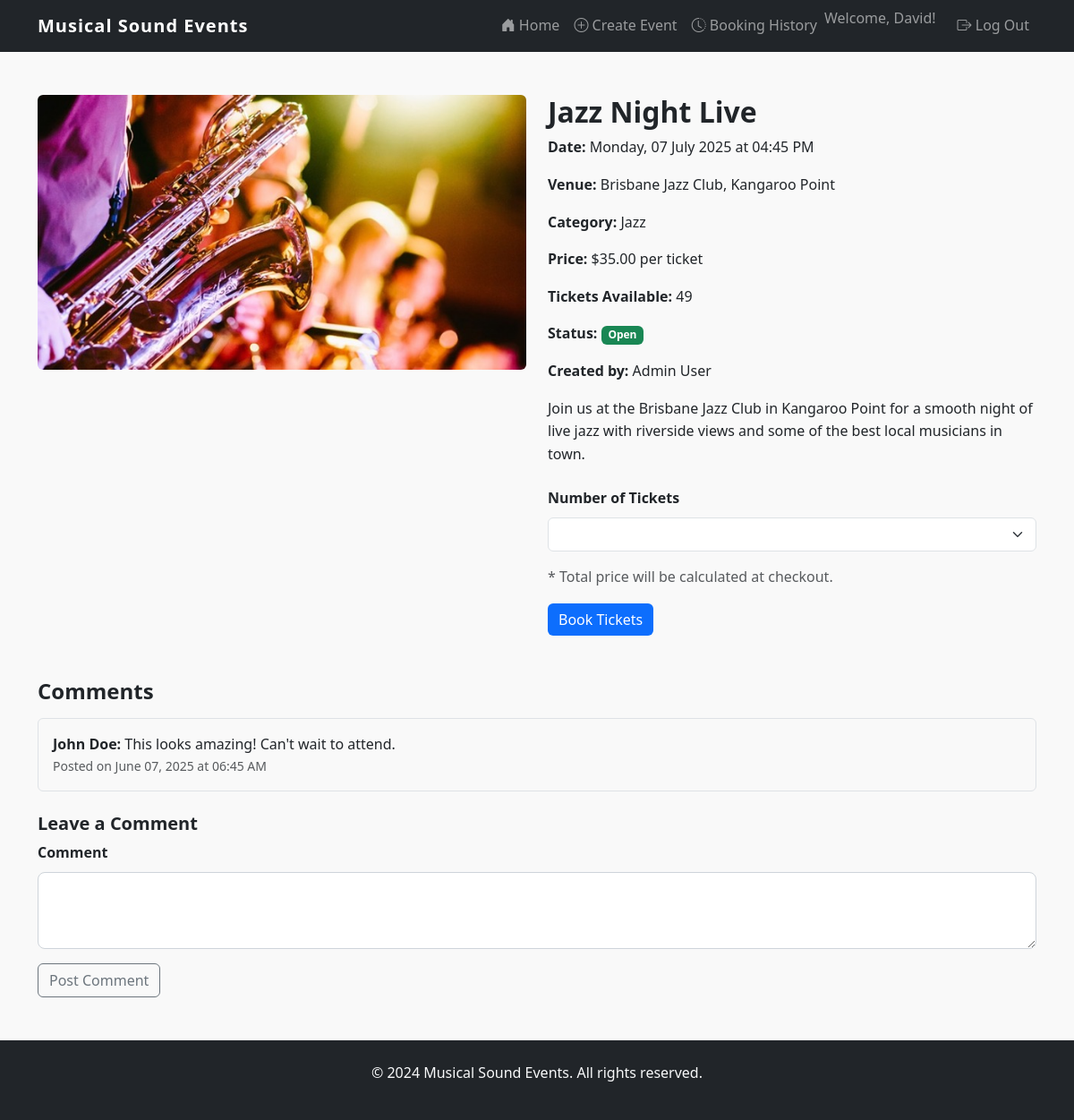
Screenshot of /event/1 (signed in) with the database file from the repository.
### website/models.py (models this page shows)
class User(db.Model, UserMixin):
    id = db.Column(db.Integer, primary_key=True)
    first_name = db.Column(db.String(100), nullable=False)
    surname = db.Column(db.String(100), nullable=False)
    name = db.Column(db.String(150), nullable=False, unique=True)
    email = db.Column(db.String(150), nullable=False, unique=True)
    password_hash = db.Column(db.String(150), nullable=False)
    contact_number = db.Column(db.String(20), nullable=False)
    street_address = db.Column(db.Text, nullable=False)
    comments = db.relationship('Comment', backref='user')
    orders = db.relationship('Order', backref='user')
    events = db.relationship('Event', backref='creator')

class Event(db.Model):
    id = db.Column(db.Integer, primary_key=True)
    name = db.Column(db.String(150), nullable=False)
    description = db.Column(db.Text, nullable=False)
    date = db.Column(db.DateTime, nullable=False)
    venue = db.Column(db.String(200), nullable=False)
    image = db.Column(db.String(400), nullable=True, default='default_event.jpg')
    category = db.Column(db.String(50), nullable=False)
    price = db.Column(db.Float, nullable=False)
    tickets_available = db.Column(db.Integer, nullable=False)
    status = db.Column(db.String(20), nullable=False, default='Open')
    created_at = db.Column(db.DateTime, default=datetime.utcnow)
    user_id = db.Column(db.Integer, db.ForeignKey('user.id'), nullable=False)
    comments = db.relationship('Comment', backref='event', cascade='all, delete-orphan')
    orders = db.relationship('Order', backref='event')

class Comment(db.Model):
    id = db.Column(db.Integer, primary_key=True)
    content = db.Column(db.Text, nullable=False)
    created_at = db.Column(db.DateTime, default=datetime.utcnow)
    user_id = db.Column(db.Integer, db.ForeignKey('user.id'), nullable=False)
    event_id = db.Column(db.Integer, db.ForeignKey('event.id'), nullable=False)

### website/views.py (the view)
@main_bp.route('/event/<int:id>') # Route for event details
def event_detail(id):
    event = Event.query.get_or_404(id)
    comment_form = CommentForm()
    booking_form = BookingForm()
    comments = Comment.query.filter_by(event_id=id).order_by(Comment.created_at.desc()).all()
    return render_template('event.html', event=event, comment_form=comment_form,
                         booking_form=booking_form, comments=comments)

### website/forms.py
class CommentForm(FlaskForm):
    content = TextAreaField("Comment", validators=[DataRequired(), Length(min=1, max=500)])
    submit = SubmitField("Post Comment")

class BookingForm(FlaskForm):
    quantity = IntegerField("Number of Tickets", validators=[DataRequired(), NumberRange(min=1, max=10)])
    submit = SubmitField("Book Tickets")

### website/templates/event.html (shortened to what this page needs)
{% extends "base.html" %}
{% block content %}
<div class="container my-5">
    <div class="row">
        <div class="col-md-6">
            <img src="{{ url_for('static', filename='img/' + event.image) }}"
                 class="img-fluid rounded" alt="{{ event.name }}" />
        </div>
        <div class="col-md-6">
            <h2>{{ event.name }}</h2>
            <p><strong>Date:</strong> {{ event.date.strftime('%A, %d %B %Y at %I:%M %p') }}</p>
            <p><strong>Venue:</strong> {{ event.venue }}</p>
            <p><strong>Category:</strong> {{ event.category }}</p>
            <p><strong>Price:</strong> ${{ "%.2f"|format(event.price) }} per ticket</p>
            <p><strong>Tickets Available:</strong> {{ event.tickets_available }}</p>
            <p><strong>Status:</strong>
                {% if event.status == 'Open' %}
                    <span class="badge bg-success">{{ event.status }}</span>
                {% elif event.status == 'Sold Out' %}
                    <span class="badge bg-warning text-dark">{{ event.status }}</span>
                {% elif event.status == 'Inactive' %}
                    <span class="badge bg-secondary">{{ event.status }}</span>
                {% elif event.status == 'Cancelled' %}
                    <span class="badge bg-danger">{{ event.status }}</span>
                {% endif %}
            </p>
            <p><strong>Created by:</strong> {{ event.creator.first_name }} {{ event.creator.surname }}</p>
            <p>{{ event.description }}</p>
            {% if current_user.is_authenticated %}
                {% if event.status == 'Open' and event.tickets_available > 0 %}
                    <form method="POST" action="{{ url_for('main.book_tickets', id=event.id) }}" class="mt-4">
                        <div class="mb-3">
                            {{ booking_form.quantity.label(class="form-label") }}
                            {{ booking_form.quantity(class="form-select", max=event.tickets_available) }}
                        </div>
                        <p class="text-muted">* Total price will be calculated at checkout.</p>
                        {{ booking_form.submit(class="btn btn-primary") }}
                    </form>
                {% elif event.status == 'Sold Out' %}
                    <div class="alert alert-warning">This event is sold out.</div>
                {% elif event.status == 'Cancelled' %}
                    <div class="alert alert-danger">This event has been cancelled.</div>
                {% elif event.status == 'Inactive' %}
                    <div class="alert alert-secondary">This event has ended.</div>
                {% endif %}
            {% else %}
                <div class="alert alert-info">
                    <a href="{{ url_for('auth.login') }}">Log in</a> to book tickets for this event.
                </div>
            {% endif %}
        </div>
    </div>
</div>
<div class="container my-5">
    <h4 class="mb-3">Comments</h4>
    {% if comments %}
        <div class="mb-4">
            {% for comment in comments %}
                <div class="border p-3 rounded mb-2">
                    <strong>{{ comment.user.first_name }} {{ comment.user.surname }}:</strong> {{ comment.content }}
                    <div class="text-muted small">Posted on {{ comment.created_at.strftime('%B %d, %Y at %I:%M %p') }}</div>
                </div>
            {% endfor %}
        </div>
    {% else %}
        <p class="text-muted">No comments yet. Be the first to comment!</p>
    {% endif %}
    {% if current_user.is_authenticated %}
        <h5>Leave a Comment</h5>
        <form method="POST" action="{{ url_for('main.add_comment', id=event.id) }}">
            <div class="mb-3">
                {{ comment_form.content.label(class="form-label") }}
                {{ comment_form.content(class="form-control", rows="3") }}
            </div>
            {{ comment_form.submit(class="btn btn-outline-secondary") }}
        </form>
    {% else %}
        <div class="alert alert-info">
            <a href="{{ url_for('auth.login') }}">Log in</a> to leave a comment.
        </div>
    {% endif %}
</div>
{% endblock %}

### website/templates/base.html (shortened to what this page needs)
<!DOCTYPE html>
<html lang="en">
<head>
    <link href="https://cdn.jsdelivr.net/npm/bootstrap@5.3.2/dist/css/bootstrap.min.css" rel="stylesheet">
    <link href="https://cdn.jsdelivr.net/npm/bootstrap-icons@1.10.5/font/bootstrap-icons.css" rel="stylesheet">
    <link rel="stylesheet" href="{{ url_for('static', filename='style/style.css') }}" />
</head>
<body>
    <header>
        <nav class="navbar navbar-expand-lg navbar-dark bg-dark">
            <div class="container">
                <a class="navbar-brand" href="{{ url_for('main.index') }}">Musical Sound Events</a>
                <div class="collapse navbar-collapse" id="navbarNav">
                    <ul class="navbar-nav ms-auto">
                        <li class="nav-item">
                            <a class="nav-link" href="{{ url_for('main.index') }}">
                                <i class="bi bi-house-door-fill"></i> Home
                            </a>
                        </li>
                        {% if current_user.is_authenticated %}
                            <li class="nav-item">
                                <a class="nav-link" href="{{ url_for('main.create_event') }}">
                                    <i class="bi bi-plus-circle"></i> Create Event
                                </a>
                            </li>
                            <li class="nav-item">
                                <a class="nav-link" href="{{ url_for('main.booking_history') }}">
                                    <i class="bi bi-clock-history"></i> Booking History
                                </a>
                            </li>
                            <li class="nav-item">
                                <span class="navbar-text me-3">Welcome, {{ current_user.first_name }}!</span>
                            </li>
                            <li class="nav-item">
                                <a class="nav-link" href="{{ url_for('auth.logout') }}">
                                    <i class="bi bi-box-arrow-right"></i> Log Out
                                </a>
                            </li>
                        {% endif %}
                    </ul>
                </div>
            </div>
        </nav>
    </header>
    <main>
        {% block content %}
        {% endblock %}
    </main>
    <footer class="footer bg-dark text-light py-4 mt-5">
        <div class="container text-center">
            <p>&copy; 2024 Musical Sound Events. All rights reserved.</p>
        </div>
    </footer>
</body>
</html>

### website/static/style/style.css (style rules this page uses)
body { font-family: 'Segoe UI', sans-serif; line-height: 1.6; background-color: #f9f9f9; }
.navbar-brand { font-weight: bold; letter-spacing: 1px; }
.btn-primary { background-color: #0d6efd; border: none; }
form .form-control { border-radius: 0.5rem; border-color: #ced4da; }
form label { font-weight: 600; margin-bottom: 0.5rem; }
form textarea { resize: vertical; }
h2, h4, h5 { font-weight: 600; }

### rows the page displays
User: first_name "David"
Event: image (picture), name "Jazz Night Live", date "Monday, 07 July 2025 at 04:45 PM", venue "Brisbane Jazz Club, Kangaroo Point", category "Jazz", price "35.00", tickets_available "49", status "Open", description "Join us at the Brisbane Jazz Club in Kangaroo Point for a smooth night of live jazz with riverside views and some of the best local musicians in town."
User: creator.first_name "Admin", creator.surname "User"
Comment: user.first_name "John", user.surname "Doe", content "This looks amazing! Can't wait to attend.", created_at "June 07, 2025 at 06:45 AM"

### other values shown
{{ booking_form.quantity.label(class="form-label") }} "Number of Tickets"
{{ comment_form.content.label(class="form-label") }} "Comment"
